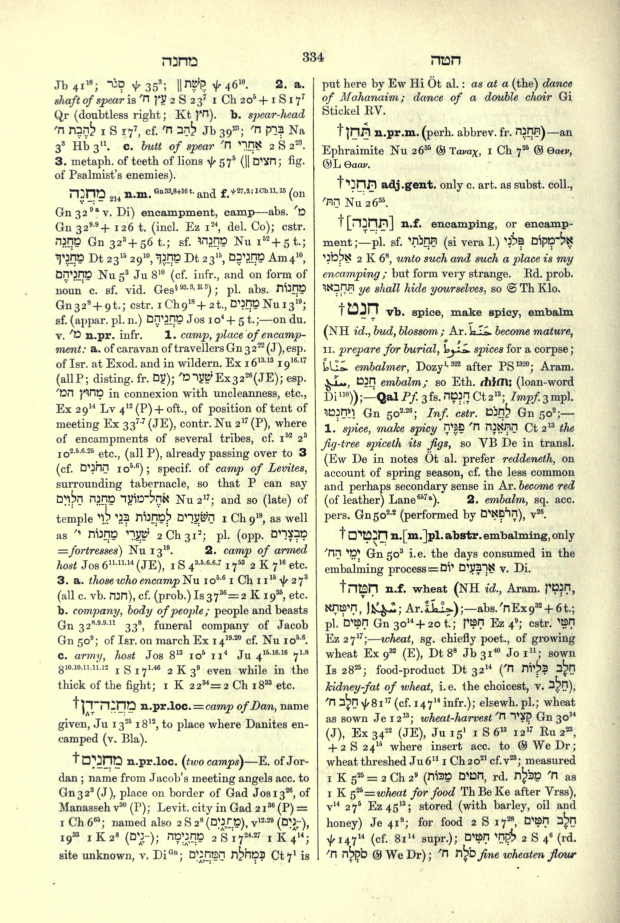
#> input picture test_pages/01_bdb-334.jp2, 1858 x 2768 px, given as the content of the folder test_pages/01_bdb-334.jp2, which was not available (shown at 1/3 size)
$ python process_page.py test_pages/01_bdb-334.jp2
#> lines starting #> are read from the running program, lines starting #| are printed output that depends on the picture; after the words box and inside, x2 and y2 are one past the last pixel; in counts of white or black regions, pixels touching at a corner belong together; pictures that were not available may be replaced by others from this repository, and a replacement may not be noted
#! /usr/local/bin/python3

import sys
import cv2
import numpy as np
import glob, os

def main(args):
	current_dir = sys.path[0]

	for file in glob.glob(f"{args[1]}/*.jp2"):
		page_num = get_page_num(file)
		filename = file.split("/")[-1]
		print(f'Page: {page_num}')
		head, page, col_a, col_b, original = process(file)

		if head == []:
			os.makedirs(f"{current_dir}/_pages/_PROBLEMS", exist_ok=True)
			os.rename(file, f"{current_dir}/_pages/_PROBLEMS/{filename}")
			continue

		## Write-out Files
		current = f"{current_dir}/_pages/page_{page_num}"
		os.makedirs(current, exist_ok=True)

		cv2.imwrite(f"{current}/{page_num}_original.png", original)
		cv2.imwrite(f"{current}/{page_num}_head.png", head)
		cv2.imwrite(f"{current}/{page_num}_page.png", page)
		cv2.imwrite(f"{current}/{page_num}_col_a.png", col_a)
		cv2.imwrite(f"{current}/{page_num}_col_b.png", col_b)

		complete = "_complete"
		os.makedirs(complete, exist_ok=True)
		os.rename(file, f"{complete}/{filename}")

def process(file):
#> called with file = '_only/01_bdb-334.jp2'
	img = cv2.imread(file, 0)
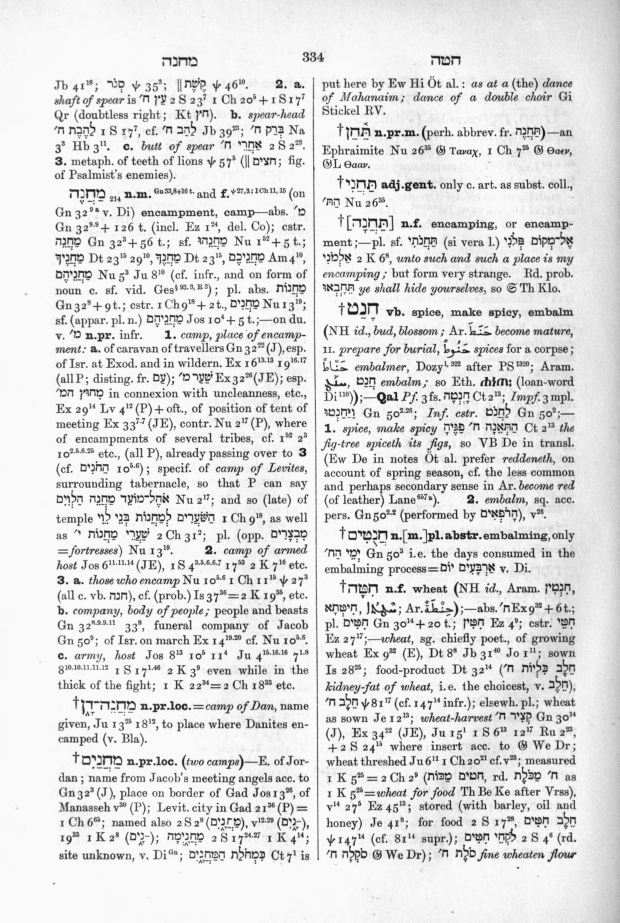
#> img: shape (2768, 1858) (shown at 1/3 size); min 0, max 253, mean 222.9

	## Trim a few px from edges
	img = trim_edges(img, 50)
	## Threshold and Box-filter for noise
	data = remove_noise(img)

	# Deskew
	data, result = deskew(data, img)
	# Crop
	data, cropped = crop(data, result)

	# Dilation vertical
	kernel = np.zeros((7,7), dtype=np.uint8)
	kernel[:,2] = 1
	data = cv2.dilate(data, kernel, iterations=2)
	# Dilation Horizontal
	kernel = np.zeros((9,9), dtype=np.uint8)
	kernel[2,:] = 1
	data = cv2.dilate(data, kernel, iterations=3)

	y_sum = np.mean(data, axis=1)
	print(y_sum[-10:])
	Y,X = data.shape[:2]
	yth = 10

	head_top = [y for y in range(1, Y-1) if y_sum[y]<=yth and y_sum[y+1]>yth]
	head_botton = [y for y in range(1, Y-1) if y_sum[y]<=yth and y_sum[y-1]>yth]

	if len(head_botton) == 0 or len(head_top) == 0:
		return ([], [], [], [], [])

	headline = head_botton[0]
	pageline = head_top[1]
	print(f"Lower: {head_botton}, Upper: {head_top}")

	# Do REAL Image Manipulations
	header = cropped[0:headline,:]
	page = cropped[pageline:,:]

	col_a, col_b = split_cols(page, file)
	if col_a == [] or col_b == []:
		return ([], [], [], [], [])

	return (header, page, col_a, col_b, cropped)

def trim_edges(img, px_amount):
#> called with px_amount = 50
	return img[px_amount:-px_amount,px_amount:-px_amount]
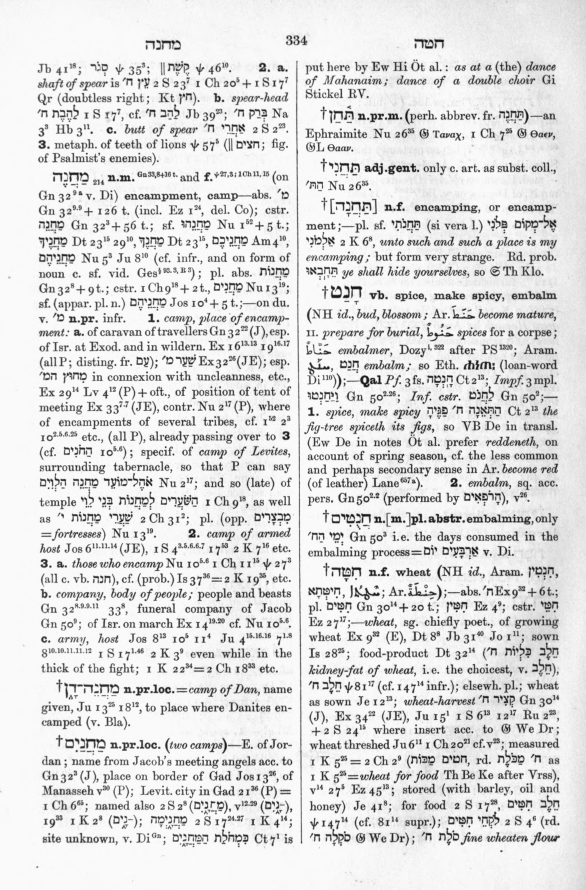
#> returned value: shape (2668, 1758) (shown at 1/3 size); min 0, max 253, mean 221.8

def split_cols(page, file):
	data = remove_noise(page)

	x_sum = np.mean(data, axis=0)

	Y,X = data.shape[:2]
	xth = 10


	end_cols = [x for x in range(X-1) if x_sum[x]<=xth and x_sum[x-1]>xth]
	start_cols = [x for x in range(X-1) if x_sum[x]<=xth and x_sum[x+1]>xth]

	print(end_cols, start_cols)

	if len(end_cols) < 1 or len(start_cols) < 1:
		return ([], [])

	end_col_l = end_cols[0]
	start_col_r = start_cols[0]

	# Do REAL Image Manipulations
	col_a = page[:,0:end_col_l]
	col_b = page[:,start_col_r:]

	# cv2.imshow("DATA", data)
	# cv2.waitKey(0)
	# cv2.destroyAllWindows()

	if len(col_a[0]) < 10:
		raise Exception(f"Col A")
	elif len(col_b[0]) < 10:
		raise Exception(f"Col B")
	else:
		return (col_a, col_b)

def get_page_num(file):
	return file.split("-")[1].split(".")[0]

def remove_noise(data):
	data = cv2.medianBlur(data, 9)
	th, data = cv2.threshold(data, 200, 255, cv2.THRESH_BINARY_INV|cv2.THRESH_OTSU)
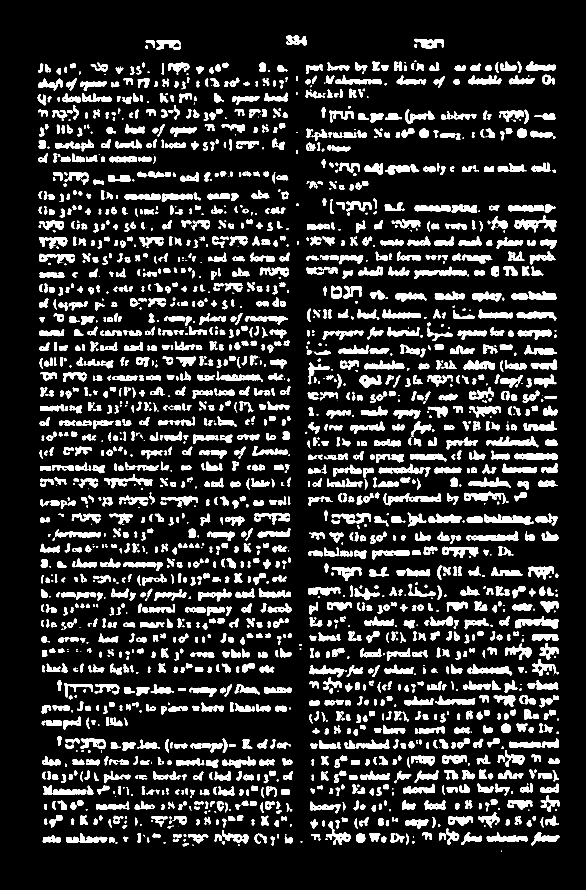
#> data: shape (2668, 1758) (shown at 1/3 size); 14.5% white; 2259 white regions (202 under 20 px), largest, box (x1, y1, x2, y2) and area: (1452, 1543, 1601, 1574) 2444, (1544, 646, 1669, 695) 2391, (1545, 1848, 1676, 1886) 2390
#> th = 198
	data = cv2.boxFilter(data, -1, (30,30))
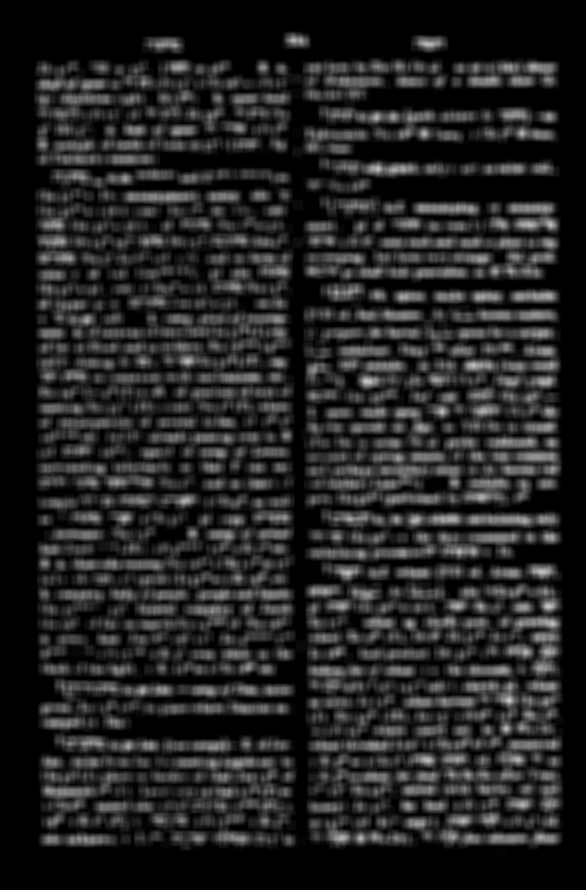
#> data: shape (2668, 1758) (shown at 1/3 size); min 0, max 212, mean 36.9
	th, data = cv2.threshold(data, 50, 255, cv2.THRESH_BINARY)
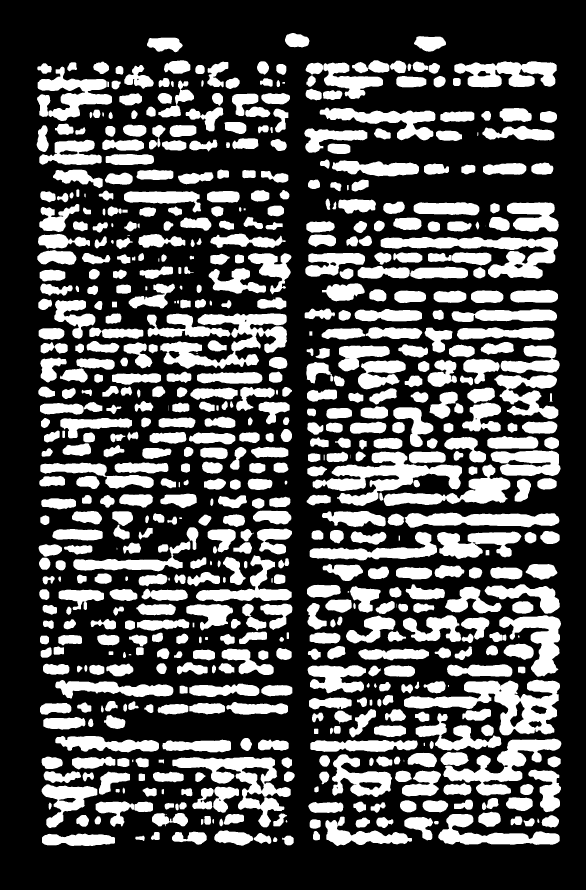
#> data: shape (2668, 1758) (shown at 1/3 size); 32.4% white; 677 white regions (15 under 20 px), largest, box (x1, y1, x2, y2) and area: (1212, 2039, 1680, 2206) 31659, (938, 1355, 1386, 1518) 27654, (481, 940, 861, 1107) 26591
	return data

def deskew(data, img):
	## Find MinArea for Rotation
	pts = cv2.findNonZero(data)
#> pts = contour of 1517984 points, box (x1, y1, x2, y2) (110, 99, 1684, 2538), area 170544
	ret = cv2.minAreaRect(pts)
#> ret = ((897.5, 1318.2), (1566.2, 2438.7), -0.284)

	(cx,cy), (w,h), ang = ret
#> cx = 897.5; cy = 1318.2; w = 1566.2; h = 2438.7; ang = -0.284
	if w>h:
		w,h = h,w
		ang += 90

	## Find Matrix and do Rotation
	M = cv2.getRotationMatrix2D((cx,cy), ang, 1.0)
#> M = [[1, -0.00495, 6.54], [0.00495, 1, -4.43]]
	data = cv2.warpAffine(data, M, (img.shape[1], img.shape[0]))
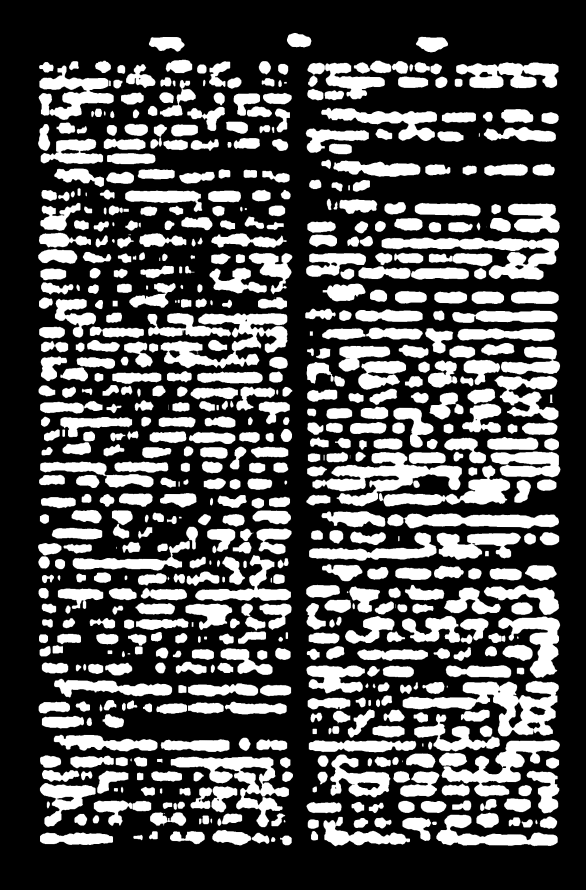
#> data: shape (2668, 1758) (shown at 1/3 size); min 0, max 255, mean 82.5
	result = cv2.warpAffine(img, M, (img.shape[1], img.shape[0]))
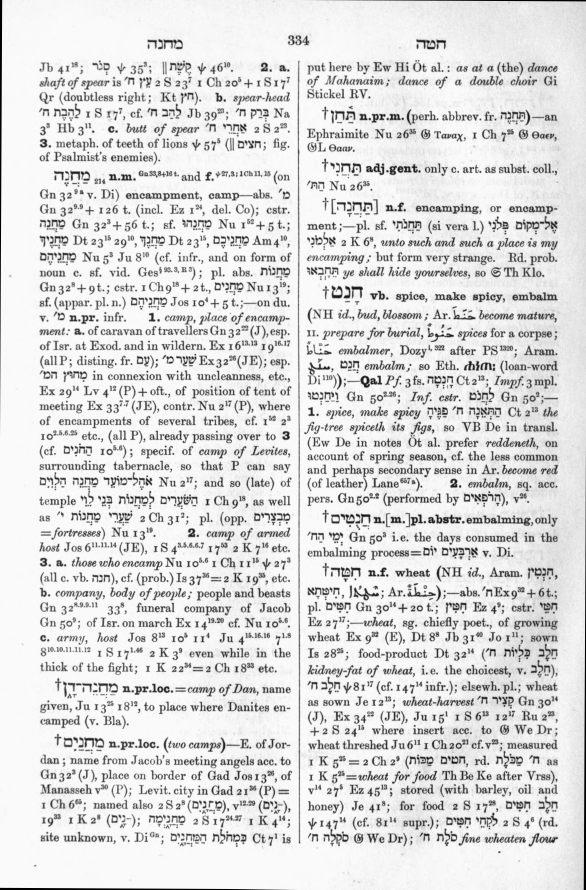
#> result: shape (2668, 1758) (shown at 1/3 size); min 0, max 253, mean 221.1
	return (data, result)

def crop(data, img):
	## Find MinRectArea for Cropping
	pts = cv2.findNonZero(data)
#> pts = contour of 1602612 points, box (x1, y1, x2, y2) (114, 98, 1682, 2539), area 891600
	ret = cv2.minAreaRect(pts)
#> ret = ((897.5, 1318), (2440, 1567), -90)
	box = cv2.boxPoints(ret)
#> box = [[1681, 2538], [114, 2538], [114, 98], [1681, 98]]


	## Crop by slicing
	start_x = int(box[0,0])
#> start_x = 1681
	end_x = int(box[2,0])
#> end_x = 114

	start_y = int(box[1,1])
#> start_y = 2538
	end_y = int(box[0,1])
#> end_y = 2538

	img = img[start_y:end_y, start_x:end_x]
#> img = empty array
	data = data[start_y:end_y, start_x:end_x]
#> data = empty array
	return (data, img)

main(sys.argv)
#> (the run stopped early here; a loop or call above may not have finished)

$ run again, on test_pages/01_bdb-335.jp2
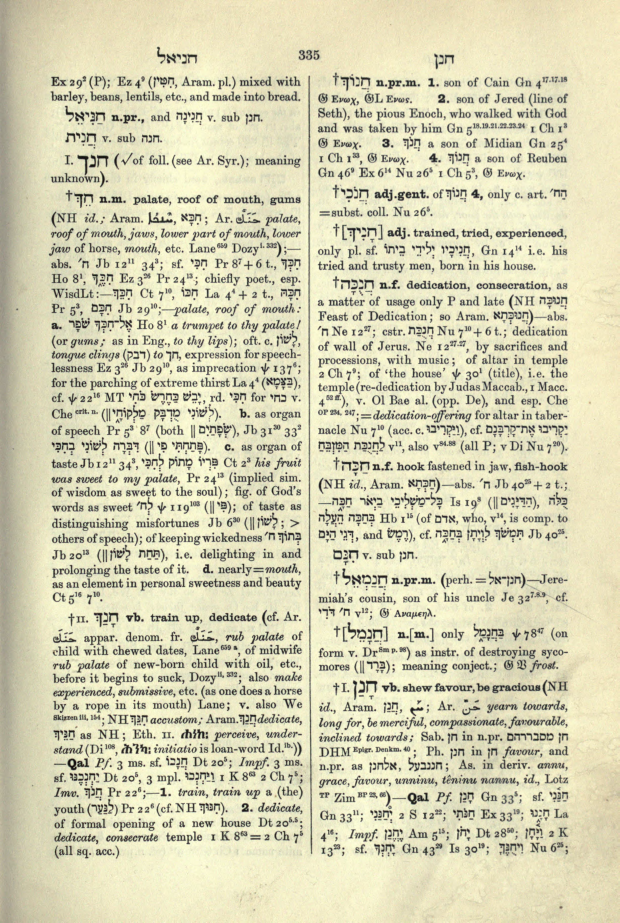
#> input picture test_pages/01_bdb-335.jp2, 1858 x 2768 px, given as the content of the folder test_pages/01_bdb-335.jp2, which was not available (shown at 1/3 size)
#> in remove_noise, `th, data = cv2.threshold(data, 200, 255, cv2.THRESH_BINARY_INV|cv2.THR..`:
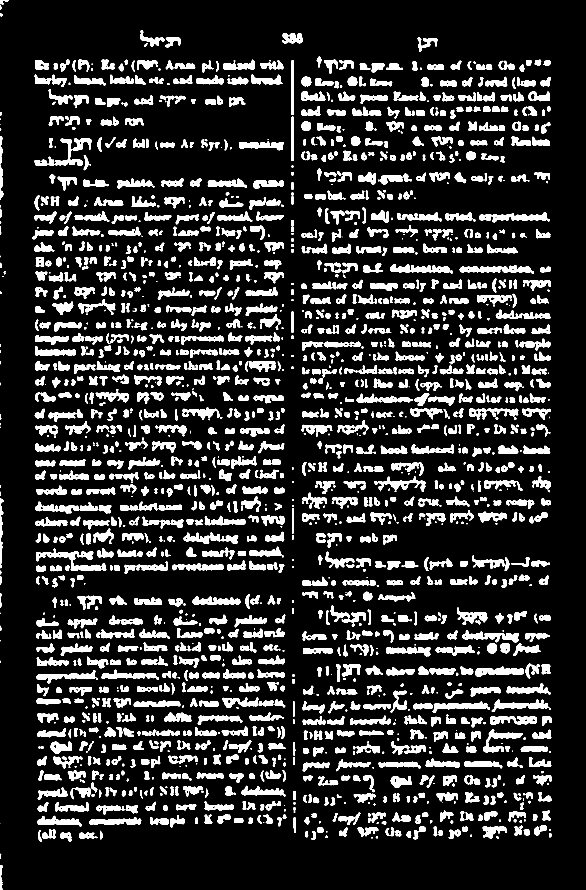
#> data: shape (2668, 1758) (shown at 1/3 size); 15.5% white; 1979 white regions (190 under 20 px), largest, box (x1, y1, x2, y2) and area: (1379, 795, 1602, 821) 3163, (1170, 792, 1359, 820) 2843, (1387, 1891, 1557, 1927) 2761
#> th = 186
#> in remove_noise, `th, data = cv2.threshold(data, 50, 255, cv2.THRESH_BINARY)`:
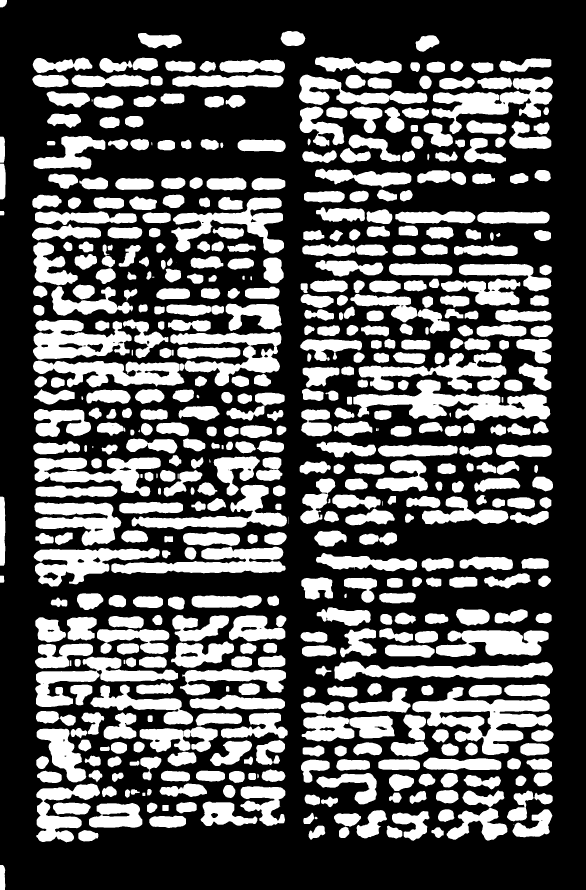
#> data: shape (2668, 1758) (shown at 1/3 size); 35.2% white; 536 white regions (6 under 20 px), largest, box (x1, y1, x2, y2) and area: (1237, 2061, 1656, 2265) 35113, (1060, 1139, 1651, 1262) 32597, (1295, 230, 1659, 402) 23800
#> in deskew, `pts = cv2.findNonZero(data)`: pts = contour of 1649066 points, box (x1, y1, x2, y2) (0, 0, 1661, 2668), area 2033940
#> in deskew, `ret = cv2.minAreaRect(pts)`: ret = ((830, 1333.5), (2667, 1660), -90)
#> in deskew, `(cx,cy), (w,h), ang = ret`: cx = 830; cy = 1333.5; w = 2667; h = 1660; ang = -90
#> in deskew, `w,h = h,w`: w = 1660; h = 2667
#> in deskew, `ang += 90`: ang = 0
#> M = [[1, 0, 0], [0, 1, 0]]
#> in crop, `ret = cv2.minAreaRect(pts)`: ret = ((830, 1333.5), (2667, 1660), -90)
#> box = [[1660, 2667], [-8.17e-14, 2667], [0, 0], [1660, 0]]
#> start_x = 1659
#> end_x = 0
#> start_y = 2666
#> in crop, `img = img[start_y:end_y, start_x:end_x]`: img = empty array

$ run again, on test_pages/01_bdb-336.jp2
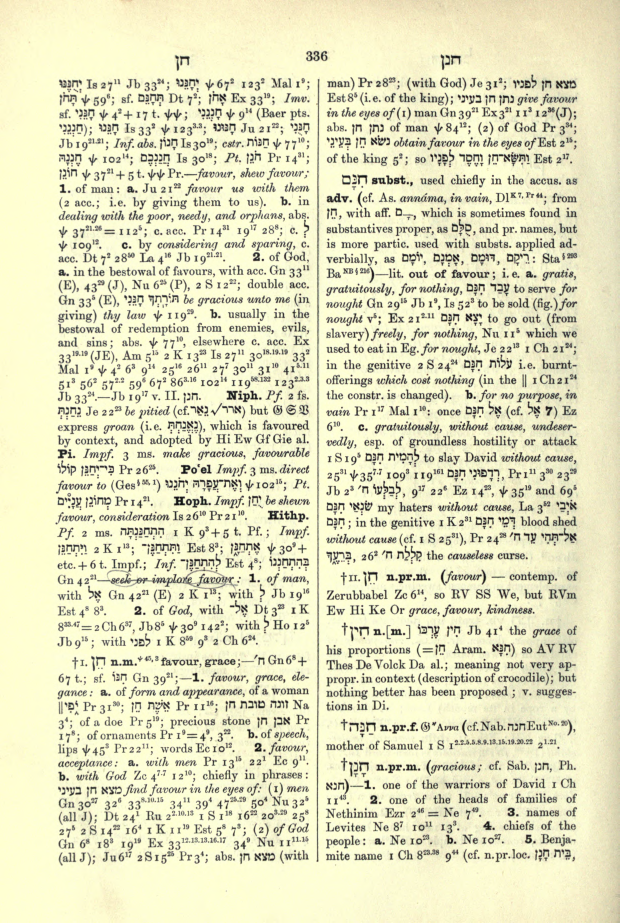
#> input picture test_pages/01_bdb-336.jp2, 1858 x 2768 px, given as the content of the folder test_pages/01_bdb-336.jp2, which was not available (shown at 1/3 size)
#> in remove_noise, `th, data = cv2.threshold(data, 200, 255, cv2.THRESH_BINARY_INV|cv2.THR..`:
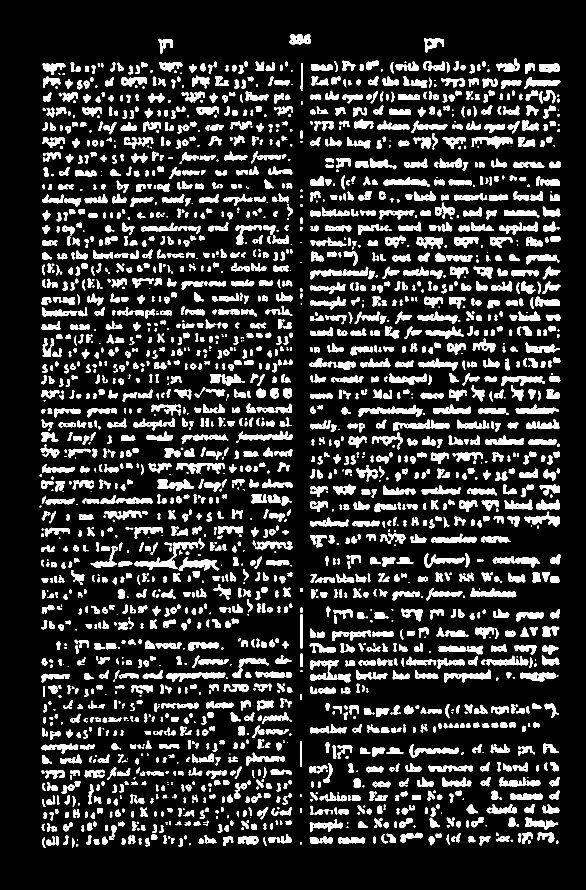
#> data: shape (2668, 1758) (shown at 1/3 size); 15.3% white; 2507 white regions (212 under 20 px), largest, box (x1, y1, x2, y2) and area: (403, 1626, 594, 1710) 3313, (499, 2017, 676, 2046) 2568, (1075, 1214, 1247, 1251) 2436
#> th = 199
#> in deskew, `pts = cv2.findNonZero(data)`: pts = contour of 1615018 points, box (x1, y1, x2, y2) (119, 96, 1689, 2545), area 893832
#> in deskew, `ret = cv2.minAreaRect(pts)`: ret = ((902.6, 1319.3), (1569.6, 2446.8), -0.0966)
#> cx = 902.6; cy = 1319.3; w = 1569.6; h = 2446.8; ang = -0.0966
#> M = [[1, -0.00169, 2.23], [0.00169, 1, -1.52]]
#> in deskew, `result = cv2.warpAffine(img, M, (img.shape[1], img.shape[0]))`:
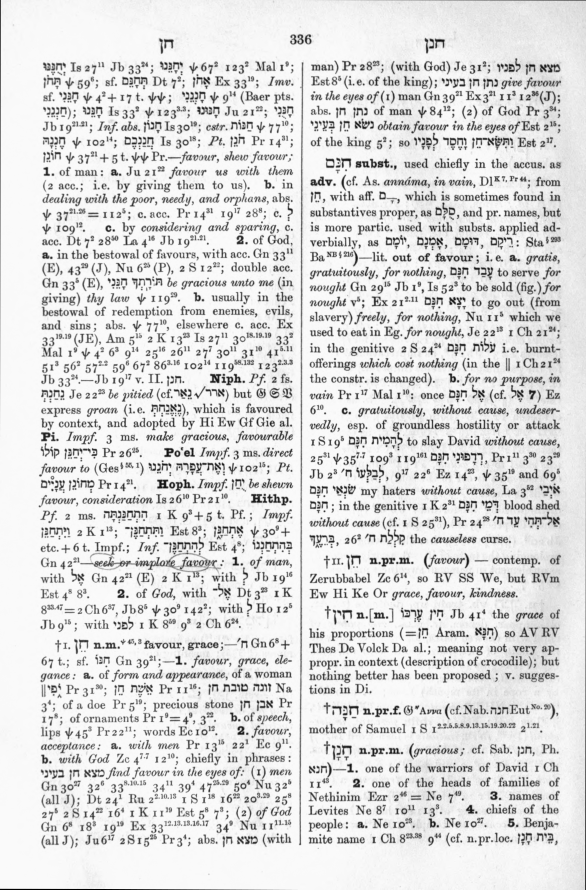
#> result: shape (2668, 1758) (shown at 1/3 size); min 0, max 253, mean 220.6
#> in crop, `pts = cv2.findNonZero(data)`: pts = contour of 1705454 points, box (x1, y1, x2, y2) (117, 95, 1689, 2544), area 897832
#> in crop, `ret = cv2.minAreaRect(pts)`: ret = ((902.5, 1319), (2448, 1571), -90)
#> box = [[1688, 2543], [117, 2543], [117, 95], [1688, 95]]
#> start_x = 1688
#> end_x = 117
#> start_y = 2543
#> in crop, `img = img[start_y:end_y, start_x:end_x]`: img = empty array
